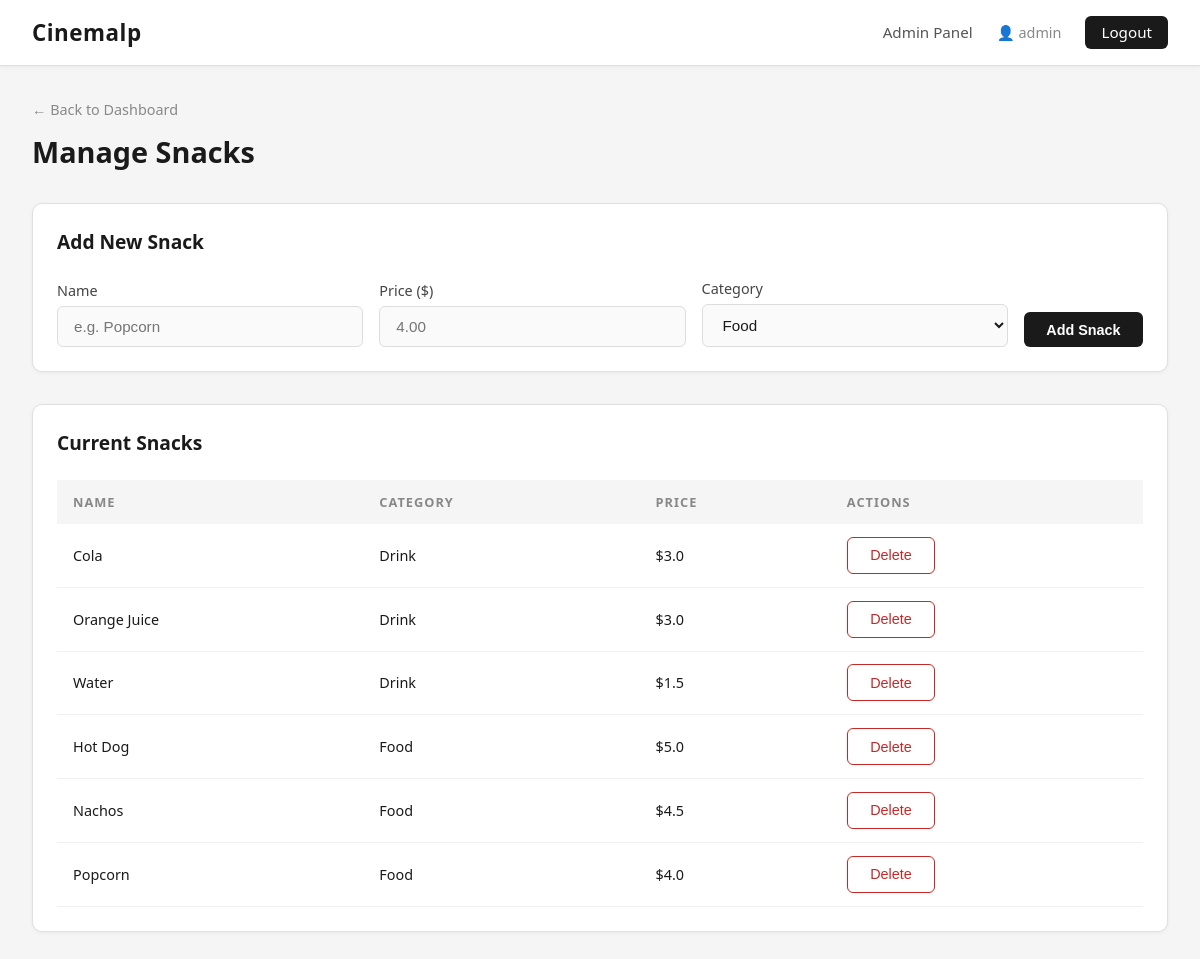
/admin/snacks (signed in), run on the app's committed database.
### tables this page shows
CREATE TABLE snacks (
    id INTEGER PRIMARY KEY AUTOINCREMENT,
    name TEXT NOT NULL,
    price REAL NOT NULL,
    category TEXT NOT NULL
);

### app.py (the view)
@app.route('/admin/snacks')
@admin_required
def admin_snacks():
    db = get_db()
    snacks = bl.get_all_snacks(db)
    return render_template('admin/snacks.html', snacks=snacks)

### app.py (called while the page is built)
@app.teardown_appcontext
def teardown_db(exception):
    close_db()

### auth.py (called while the page is built)
def admin_required(f):
    @wraps(f)
    def decorated_function(*args, **kwargs):
        if 'user_id' not in session:
            flash('Please log in to access this page.', 'error')
            return redirect(url_for('login'))
        if not session.get('is_admin'):
            flash('You do not have permission to access this page.', 'error')
            return redirect(url_for('movies'))
        return f(*args, **kwargs)
    decorated_function.__name__ = f.__name__
    return decorated_function

### business_logic.py (called while the page is built)
def get_all_snacks(db):
    return db.execute('SELECT * FROM snacks ORDER BY category, name').fetchall()

### database.py (called while the page is built)
def get_db():
    db = getattr(g, '_database', None)
    if db is None:
        db = g._database = sqlite3.connect(DATABASE)
        db.row_factory = sqlite3.Row
        db.execute("PRAGMA foreign_keys = ON")
    return db

### templates/admin/snacks.html (shortened to what this page needs)
{% extends 'base.html' %}
{% block content %}
<div class="page-header">
    <a href="{{ url_for('admin_dashboard') }}" class="btn-back">← Back to Dashboard</a>
    <h2>Manage Snacks</h2>
</div>
<div class="admin-section" style="margin-bottom: 2rem;">
    <div class="section-header">
        <h3>Add New Snack</h3>
    </div>
    <form method="POST" action="{{ url_for('admin_create_snack') }}" style="display:flex; gap:1rem; align-items:flex-end; flex-wrap:wrap;">
        <div class="form-group" style="margin:0; flex:1; min-width:150px;">
            <label>Name</label>
            <input type="text" name="name" required placeholder="e.g. Popcorn">
        </div>
        <div class="form-group" style="margin:0; flex:1; min-width:100px;">
            <label>Price ($)</label>
            <input type="number" name="price" step="0.50" min="0" required placeholder="4.00">
        </div>
        <div class="form-group" style="margin:0; flex:1; min-width:120px;">
            <label>Category</label>
            <select name="category" style="width:100%; padding:0.7rem 1rem; background:#fafafa; border:1px solid #ddd; border-radius:6px; color:#1a1a1a; font-size:0.95rem;">
                <option value="food">Food</option>
            </select>
        </div>
        <button type="submit" class="btn-primary" style="margin-bottom:0;">Add Snack</button>
    </form>
</div>
<div class="admin-section">
    <div class="section-header">
        <h3>Current Snacks</h3>
    </div>
    {% if snacks %}
    <table class="admin-table">
        <thead>
            <tr>
                <th>Name</th>
                <th>Category</th>
                <th>Price</th>
                <th>Actions</th>
            </tr>
        </thead>
        <tbody>
            {% for snack in snacks %}
            <tr>
                <td>{{ snack.name }}</td>
                <td>{{ snack.category | capitalize }}</td>
                <td>${{ snack.price }}</td>
                <td>
                    <form method="POST" action="{{ url_for('admin_delete_snack', snack_id=snack.id) }}" style="display:inline;">
                        <button type="submit" class="btn-danger"
                                onclick="return confirm('Delete this snack?')">Delete</button>
                    </form>
                </td>
            </tr>
            {% endfor %}
        </tbody>
    </table>
    {% else %}
        <p class="empty-state">No snacks yet.</p>
    {% endif %}
</div>
{% endblock %}

### templates/base.html (shortened to what this page needs)
<!DOCTYPE html>
<html lang="en">
<head>
    <link rel="stylesheet" href="{{ url_for('static', filename='css/style.css') }}">
</head>
<body>
    <nav class="navbar">
        <div class="nav-brand">Cinemalp</div>
        <div class="nav-links">
            {% if session.user_id %}
                {% if session.is_admin %}
                    <a href="{{ url_for('admin_dashboard') }}">Admin Panel</a>
                {% else %}
                    <a href="{{ url_for('movies') }}">Movies</a>
                    <a href="{{ url_for('reservations') }}">My Reservations</a>
                {% endif %}
                <span>👤 {{ session.username }}</span>
                <a href="{{ url_for('logout') }}" class="btn-logout">Logout</a>
            {% endif %}
        </div>
    </nav>
    <div class="container">
        {% block content %}{% endblock %}
    </div>
</body>
</html>

### static/css/style.css (style rules this page uses)
* { margin: 0; padding: 0; box-sizing: border-box; }
body { font-family: 'Segoe UI', Tahoma, Geneva, Verdana, sans-serif; background-color: #f5f5f5; color: #1a1a1a; min-height: 100vh; }
a { text-decoration: none; color: inherit; }
.navbar { background-color: #ffffff; padding: 1rem 2rem; display: flex; justify-content: space-between; align-items: center; border-bottom: 1px solid #e0e0e0; position: sticky; top: 0; z-index: 100; box-shadow: 0 1px 4px rgba(0,0,0,0.06); }
.nav-brand { font-size: 1.4rem; font-weight: 700; color: #1a1a1a; letter-spacing: 0.5px; }
.nav-links { display: flex; align-items: center; gap: 1.5rem; }
.nav-links a { color: #555; font-weight: 500; transition: color 0.2s; font-size: 0.95rem; }
.nav-links span { color: #888; font-size: 0.9rem; }
.btn-logout { background-color: #1a1a1a; color: white !important; padding: 0.4rem 1rem; border-radius: 6px; font-size: 0.9rem; transition: background-color 0.2s !important; }
.container { max-width: 1200px; margin: 0 auto; padding: 2rem; }
.btn-primary { background-color: #1a1a1a; color: white; padding: 0.6rem 1.4rem; border: none; border-radius: 6px; cursor: pointer; font-size: 0.9rem; font-weight: 600; transition: background-color 0.2s; display: inline-block; }
.btn-danger { background-color: transparent; color: #c62828; padding: 0.6rem 1.4rem; border: 1px solid #c62828; border-radius: 6px; cursor: pointer; font-size: 0.9rem; transition: all 0.2s; }
.btn-back { color: #888; font-size: 0.9rem; margin-bottom: 0.5rem; display: inline-block; transition: color 0.2s; }
.page-header { margin-bottom: 2rem; }
.page-header h2 { font-size: 1.8rem; font-weight: 700; color: #1a1a1a; margin: 0.3rem 0; }
.form-group { margin-bottom: 1.2rem; }
.form-group label { display: block; margin-bottom: 0.4rem; color: #444; font-weight: 500; font-size: 0.9rem; }
.form-group input, .form-group textarea { width: 100%; padding: 0.7rem 1rem; background-color: #fafafa; border: 1px solid #ddd; border-radius: 6px; color: #1a1a1a; font-size: 0.95rem; transition: border-color 0.2s; }
.admin-section { background-color: #ffffff; border: 1px solid #e0e0e0; border-radius: 10px; padding: 1.5rem; box-shadow: 0 1px 4px rgba(0,0,0,0.05); }
.section-header { display: flex; justify-content: space-between; align-items: center; margin-bottom: 1.5rem; }
.section-header h3 { font-size: 1.2rem; color: #1a1a1a; }
.admin-table { width: 100%; border-collapse: collapse; }
.admin-table th { text-align: left; padding: 0.8rem 1rem; background-color: #f5f5f5; color: #888; font-size: 0.8rem; text-transform: uppercase; letter-spacing: 1px; }
.admin-table td { padding: 0.8rem 1rem; border-bottom: 1px solid #f0f0f0; color: #1a1a1a; font-size: 0.9rem; }

### data on the page
snacks: name "Cola", category "Drink", price "3.0"
snacks: name "Orange Juice", category "Drink", price "3.0"
snacks: name "Water", category "Drink", price "1.5"
snacks: name "Hot Dog", category "Food", price "5.0"
snacks: name "Nachos", category "Food", price "4.5"
snacks: name "Popcorn", category "Food", price "4.0"

### other printed values
{{ session.username }} "admin"
